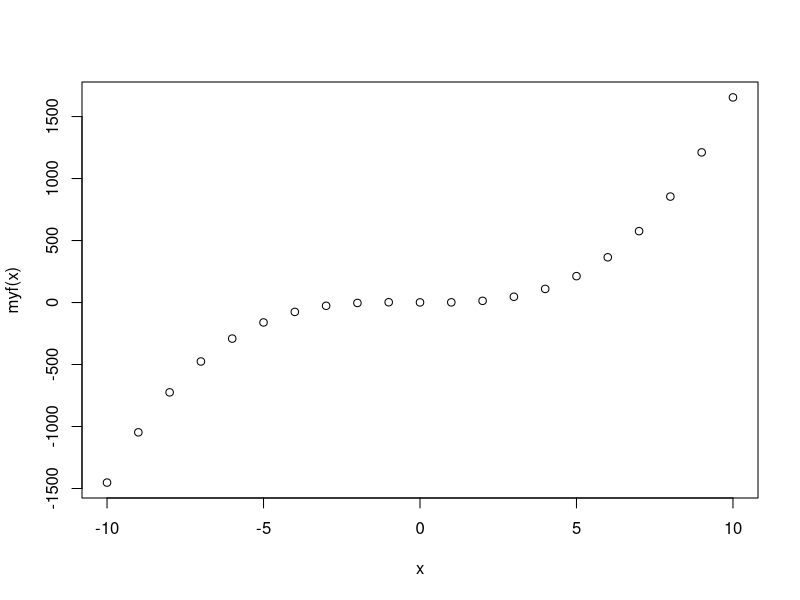

Write the R code that produced this figure.
## ---- chunk 1
x <- 5
1.57345 * x ^ 3 + x ^ 2 - 2 * x + 1
## ---- chunk 2
myf <- function(x) {
       y = 1.57345 * x ^ 3 + x ^ 2 - 2 * x + 1
       return(y)
}
## ---- chunk 3
myf(5)  # or myf(x = 5)
## ---- chunk 4
x <- - 10 : 10  # x now is a vector  with 21 numbers -10, -9, … 10
myf(x) 
plot(x, myf(x))  # see plot on the right.
